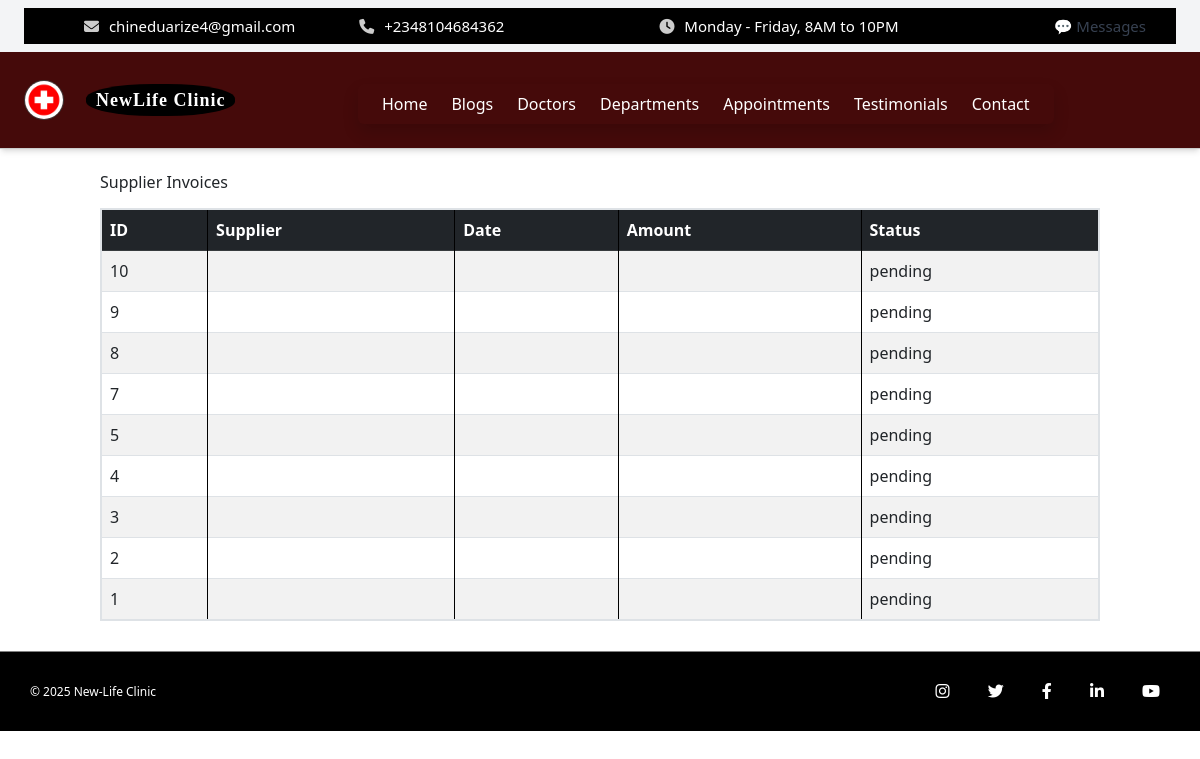
Page /pharmacist/invoices/ on the committed database.
### core/models.py (models this page shows, shortened)
class HeaderSettings(models.Model):
    hospital_name = models.CharField(max_length=100, default='My Hospital')
    logo = models.ImageField(upload_to='logos/', blank=True, null=True)
    menu_1 = models.CharField(max_length=50, default='Home')
    menu_2 = models.CharField(max_length=50, default='Services')
    menu_3 = models.CharField(max_length=50, default='Doctors')
    menu_4 = models.CharField(max_length=50, default='Departments')
    menu_5 = models.CharField(max_length=50, default='Appointments')
    menu_6 = models.CharField(max_length=50, default='About')
    menu_7 = models.CharField(max_length=50, default='Contact')
    email = models.EmailField(blank=True)
    phone = models.CharField(max_length=20, blank=True)
    working_hours = models.CharField(max_length=100, default="Monday - Friday, 8AM to 10PM")

class FooterSettings(models.Model):
    copyright_text = models.CharField(max_length=255, default="© 2025 New-Life Clinic")
    instagram_url = models.URLField(blank=True, null=True)
    twitter_url = models.URLField(blank=True, null=True)
    facebook_url = models.URLField(blank=True, null=True)
    linkedin_url = models.URLField(blank=True, null=True)
    youtube_url = models.URLField(blank=True, null=True)

### cashier/models.py (models this page shows, shortened)
class Invoice(models.Model):
    patient = models.ForeignKey(
        'core.Patient',  # lazy reference
        on_delete=models.CASCADE
    )
    SERVICE_CHOICES = [
        ('consultation', 'Consultation'),
        ('lab', 'Lab Test'),
        ('surgery', 'Surgery'),
        ('pharmacy', 'Pharmacy'),
        ('others', 'Other Services'),
    ]
    STATUS_CHOICES = [
        ('pending', 'Pending'),
        ('approved', 'Approved'),
        ('rejected', 'Rejected'),
    ]
    service_date = models.DateField()
    service_type = models.CharField(max_length=50, choices=SERVICE_CHOICES)
    subtotal = models.DecimalField(max_digits=10, decimal_places=2)
    discount = models.DecimalField(max_digits=10, decimal_places=2, default=0)
    total_due = models.DecimalField(max_digits=10, decimal_places=2)
    due_date = models.DateField()
    invoice_number = models.CharField(max_length=50, null=True, blank=True)
    invoice_date = models.DateField()
    description = models.TextField(blank=True, null=True)
    generated_by = models.ForeignKey(User, on_delete=models.SET_NULL, null=True)
    date_generated = models.DateTimeField(auto_now_add=True)
    status = models.CharField(max_length=10, choices=STATUS_CHOICES, default='pending')

### pharmacist_panel/views.py (the view)
# urls.py: path('invoices/', views.invoices_list, name='invoices_list'),
def invoices_list(request):
    invoices = Invoice.objects.all().select_related('patient', 'generated_by').order_by('-date_generated')
    context = {
        'invoices': invoices,
    }
    return render(request, 'pharmacist_panel/invoices.html', context)

### core/context_processors.py (called while the page is built)
def header_settings(request):
    try:
        settings = HeaderSettings.objects.first()
    except HeaderSettings.DoesNotExist:
        settings = None
    return {'header_settings': settings}

def footer_settings(request):
    footer = FooterSettings.objects.first()
    return {'footer_settings': footer}

def appointment_form_processor(request):
    return {
        'footer_appointment_form': AppointmentForm()
    }

def unread_message_context(request):
    context = {}
    if request.user.is_authenticated:
        unread_messages = Message.objects.filter(recipient=request.user, is_read=False)
        context['unread_count'] = unread_messages.count()
        context['unread_messages'] = unread_messages[:5]
    else:
        context['unread_count'] = 0
    unread_enquiries = Enquiry.objects.filter(is_read=False)
    context['unread_enquiry_count'] = unread_enquiries.count()
    context['unread_enquiries'] = unread_enquiries[:5]
    context['total_unread_count'] = context['unread_count'] + context['unread_enquiry_count']
    return context

def footer_form(request):
    return {
        'footer_appointment_form': AppointmentForm()
    }

### pharmacist_panel/templates/pharmacist_panel/invoices.html
{% extends 'core/base.html' %}
{% block content %}
<div class="container mt-4">
    <h2>Supplier Invoices</h2>
    {% if invoices %}
        <table class="table table-bordered table-striped mt-3">
            <thead class="table-dark">
                <tr>
                    <th>ID</th>
                    <th>Supplier</th>
                    <th>Date</th>
                    <th>Amount</th>
                    <th>Status</th>
                </tr>
            </thead>
            <tbody>
                {% for invoice in invoices %}
                <tr>
                    <td>{{ invoice.id }}</td>
                    <td>{{ invoice.supplier.name }}</td>
                    <td>{{ invoice.date|date:"Y-m-d" }}</td>
                    <td>{{ invoice.amount }}</td>
                    <td>{{ invoice.status }}</td>
                </tr>
                {% endfor %}
            </tbody>
        </table>
    {% else %}
        <p>No invoices found.</p>
    {% endif %}
</div>
{% endblock %}

### core/templates/core/base.html (shortened to what this page needs)
<!DOCTYPE html>
<html lang="en" class="dark">
{% load static %}
{% load widget_tweaks %}
<head>
  <link rel="stylesheet" href="{% static 'core/css/style.css' %}">
  <script src="https://cdn.tailwindcss.com"></script>
  <link rel="stylesheet" href="https://cdnjs.cloudflare.com/ajax/libs/font-awesome/6.4.0/css/all.min.css">
  <link href="https://cdn.jsdelivr.net/npm/bootstrap@5.3.0/dist/css/bootstrap.min.css" rel="stylesheet">
</head>
<body>
  <div class="fixed-header bg-gray-100 px-4 py-2 text-sm">
  <div class="topbar flex flex-wrap items-center justify-between gap-4 sm:gap-0">
    <div class="topbar-left flex flex-col sm:flex-row items-start sm:items-center gap-1 sm:gap-4 flex-wrap text-center sm:text-left">
      {% if header_settings.email %}
        <span><i class="fas fa-envelope"></i> {{ header_settings.email }}</span>
      {% endif %}
      {% if header_settings.phone %}
        <span><i class="fas fa-phone"></i> {{ header_settings.phone }}</span>
      {% endif %}
    </div>
    <div class="topbar-right flex flex-col sm:flex-row items-start sm:items-center gap-1 sm:gap-4 flex-wrap text-center sm:text-left">
      {% if header_settings.working_hours %}
        <span><i class="fas fa-clock"></i> {{ header_settings.working_hours }}</span>
      {% endif %}
    </div>
    <a href="{% url 'admin_panel:inbox' %}" class="relative text-gray-700 no-print whitespace-nowrap">
      💬 Messages
    </a>
  </div>
</div>
    <header class="header-bar flex items-center justify-between flex-wrap bg-red-950 p-4 shadow-md w-full gap-4 sm:gap-0">
  <div class="logo-title flex items-center space-x-3 flex-shrink-0">
    {% if header_settings.logo %}
      <img src="{{ header_settings.logo.url }}" alt="Logo" class="logo-img h-10 w-10 object-cover">
    {% else %}
      <img src="{% static 'core/img/default_logo.png' %}" alt="Default Logo" class="logo-img h-10 w-10 object-cover">
    {% endif %}
    <span class="hospital-name font-bold text-lg leading-tight text-white">
      <span class="block">{{ header_settings.hospital_name_line1|default:"NewLife Clinic" }}</span>
    </span>
  </div>
  <div class="relative flex-1 flex justify-center sm:justify-center">
    <nav id="menu-content" class="hidden sm:flex absolute sm:static top-full mt-2 sm:mt-0 bg-red-800 sm:bg-transparent shadow sm:shadow-none rounded px-4 py-2 sm:p-0 sm:rounded-none z-50 overflow-x-auto whitespace-nowrap space-x-4 sm:space-x-6">
      <a href="{% url 'landing_page' %}" class="text-white hover:text-blue-400">Home</a>
      <a href="{% url 'blogs' %}" class="text-white hover:text-blue-400">Blogs</a>
      <a href="{% url 'doctors' %}" class="text-white hover:text-blue-400">Doctors</a>
      <a href="{% url 'departments' %}" class="text-white hover:text-blue-400">Departments</a>
      <a href="{% url 'appointment' %}" class="text-white hover:text-blue-400">Appointments</a>
      <a href="{% url 'testimonials' %}" class="text-white hover:text-blue-400">Testimonials</a>
      <a href="{% url 'contact' %}" class="text-white hover:text-blue-400">Contact</a>
    </nav>
  </div>
</header>
  <main>
    {% block content %}{% endblock %}
  </main>
  {% block footer %}
<div class="bottom-footer" style="min-height: 80px; margin-bottom: 20px;">
  <div class="bottom-footer-content" style="display: flex; justify-content: space-between; align-items: center; height: 100%;">
    <div class="left">
      <p>{{ footer_settings.copyright_text|default:"© 2025 New-Life Clinic" }}</p>
    </div>
    <div class="right social-icons">
      {% if footer_settings.instagram_url %}
        <a href="{{ footer_settings.instagram_url }}" target="_blank"><i class="fab fa-instagram"></i></a>
      {% endif %}
      {% if footer_settings.twitter_url %}
        <a href="{{ footer_settings.twitter_url }}" target="_blank"><i class="fab fa-twitter"></i></a>
      {% endif %}
      {% if footer_settings.facebook_url %}
        <a href="{{ footer_settings.facebook_url }}" target="_blank"><i class="fab fa-facebook-f"></i></a>
      {% endif %}
      {% if footer_settings.linkedin_url %}
        <a href="{{ footer_settings.linkedin_url }}" target="_blank"><i class="fab fa-linkedin-in"></i></a>
      {% endif %}
      {% if footer_settings.youtube_url %}
        <a href="{{ footer_settings.youtube_url }}" target="_blank"><i class="fab fa-youtube"></i></a>
      {% endif %}
    </div>
  </div>
</div>
  {% endblock %}
</body>
</html>

### core/static/core/css/style.css (style rules this page uses)
body { font-family: Arial, sans-serif; background-color: #f9fafc; color: #333; }
html { scroll-behavior: smooth; }
.header-bar { display: flex; align-items: center; justify-content: space-between; background: white; padding: 15px 30px; border-bottom: 1px solid #ccc; }
.logo-title { display: flex; align-items: center; }
.logo-img { height: 65px; margin-right: 10px; border-radius: 50%; border: 1px solid rgb(61, 60, 60); }
.hospital-name { display: inline-block; background: black; padding: 5px 10px; color: white; font-family: 'Playfair Display', serif; border-radius: 45%; font-weight: 700; letter-spacing: 1px; line-height:1.0; margin-left: 10px; }
.topbar { background-color: #000; color: white; display: flex; justify-content: space-between; padding: 8px 30px; font-size: 15px; font-family: 'Segoe UI', Tahoma, Geneva, Verdana, sans-serif; }
.topbar-left span, .topbar-right span { margin-right: 30px; }
.topbar-left span { margin-left: 30px; }
.topbar i { margin-right: 6px; color: #ccc; }
.bottom-footer { width: 100%; height: 15px; background-color: black; border-top: 1px solid grey; color: white; font-size: 12px; padding: 15px 30px; box-sizing: border-box; margin-top: 30px; }
.bottom-footer-content { display: flex; justify-content: space-between; align-items: center; }
.bottom-footer .social-icons a { color: white; margin-left: 15px; font-size: 14px; transition: color 0.3s; }
.social-icons i { color: white; font-size: 16px; margin: 0 10px; transition: color 0.3s ease; }
.social-icons a { text-decoration: none; }
.container { max-width: 900px; margin: 0 auto; }
table { border: 2px solid black; border-collapse: collapse; width: 100%; }
table thead th { background-color: #f0f8ff; color: #1D4ED8; border: 2px solid black; padding: 8px; text-align: left; transition: background-color 0.3s ease; }
table tbody td { border: 1px solid #000; padding: 8px; }

### rows in the picture
HeaderSettings: email "chineduarize4@gmail.com", phone "+2348104684362", working_hours "Monday - Friday, 8AM to 10PM", logo (picture)
Invoice: id "10", status "pending"
Invoice: id "9", status "pending"
Invoice: id "8", status "pending"
Invoice: id "7", status "pending"
Invoice: id "5", status "pending"
Invoice: id "4", status "pending"
Invoice: id "3", status "pending"
Invoice: id "2", status "pending"
Invoice: id "1", status "pending"
FooterSettings: copyright_text "© 2025 New-Life Clinic"

### other values in the picture
{{ header_settings.hospital_name_line1|default:"NewLife Clinic" }} "NewLife Clinic"
